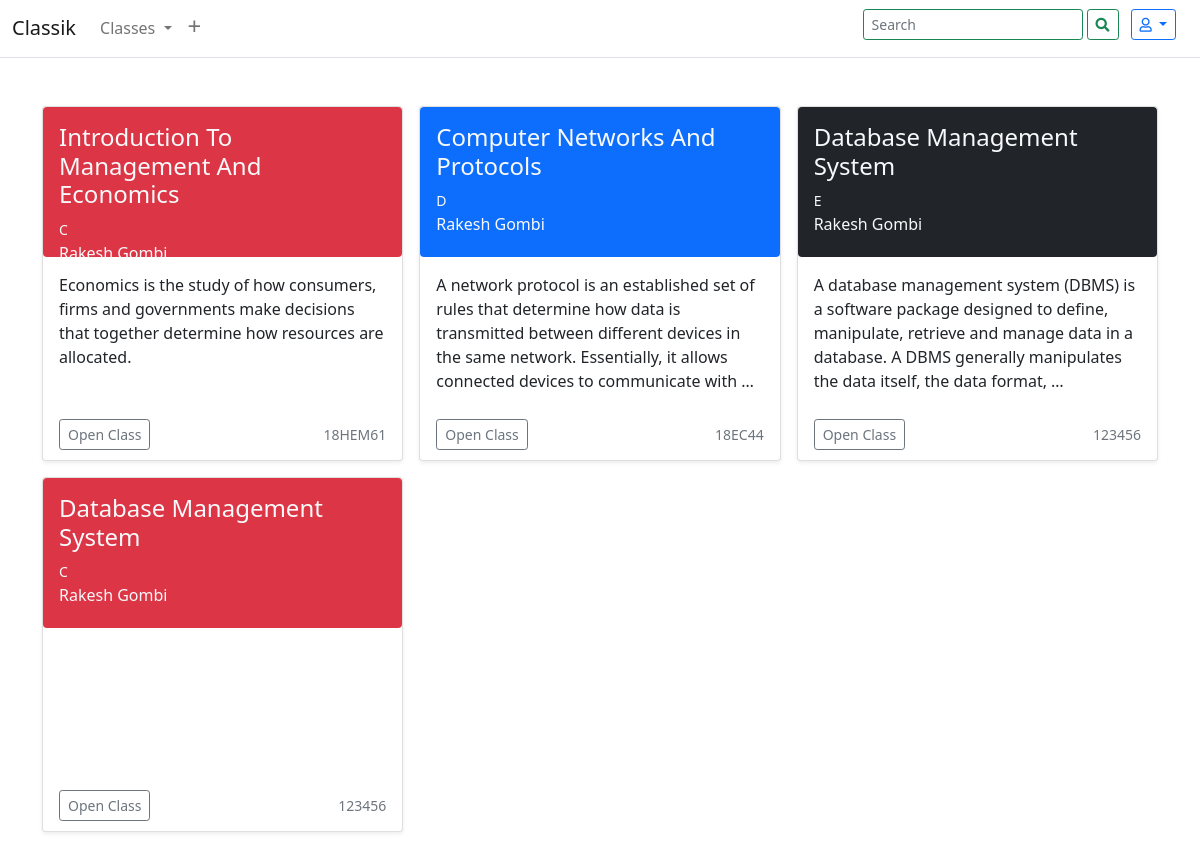
Before: /search/ (signed in) with the older database file.
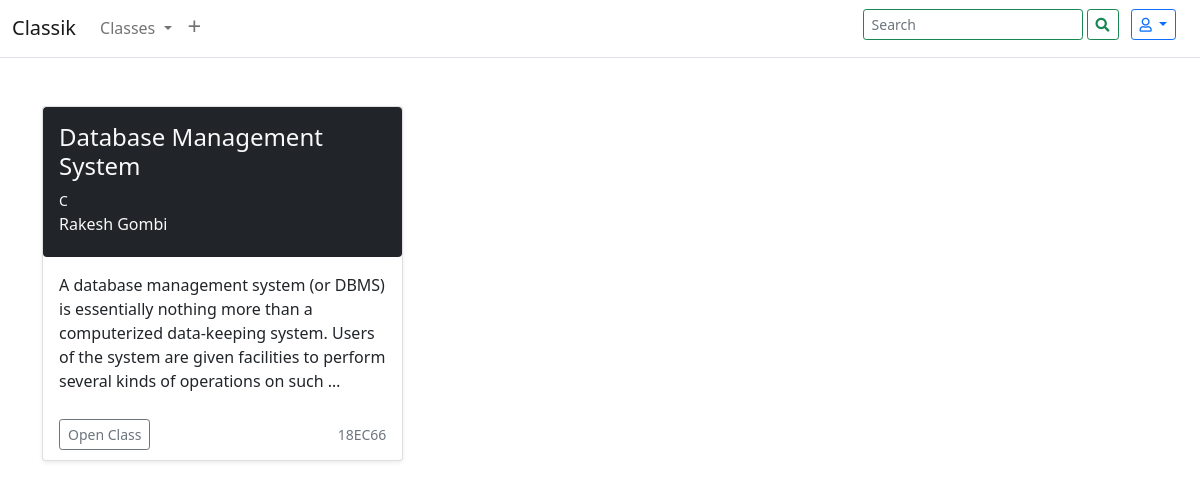
After: the same page with the newer database file.
### home/models.py (models this page shows)
class Course(models.Model):
    sno = models.AutoField(primary_key=True)
    courseCode = models.CharField(max_length=10)
    courseName = models.CharField(
        max_length=300, blank=True, null=True, default="")
    courseSection = models.CharField(
        max_length=300, blank=True, null=True, default="")
    courseDesc = models.TextField(blank=True, null=True, default="")
    courseRefNo = models.CharField(max_length=6)
    courseCreator = models.ForeignKey(
        User, on_delete=models.CASCADE, related_name="Creator")
    courseStudent = models.ManyToManyField(
        User, blank=True, related_name="Disciples")
    theme = models.CharField(default="", max_length=10)
    def __str__(self):
        return self.courseName

### home/views.py (the view)
# urls.py: path('search/', views.search, name="Search"),
def search(request):
    query = request.GET.get("query", "")
    courseName = Course.objects.filter(
        courseName__icontains=query, courseStudent=request.user)
    courseCode = Course.objects.filter(
        courseCode__icontains=query, courseStudent=request.user)
    courseDesc = Course.objects.filter(
        courseDesc__icontains=query, courseStudent=request.user)
    coursesection = Course.objects.filter(
        courseSection__icontains=query, courseStudent=request.user)
    courses = courseName.union(courseCode, courseDesc, coursesection)
    print(courses)
    return render(request, "search.html", {"courses": courses, 'query': query})

### templates/search.html (shortened to what this page needs)
{% extends 'base.html' %}
{% block body %}
<div class="album py-5">
  <div class="container">
    <div class="row row-cols-1 row-cols-sm-2 row-cols-md-3 g-3">
      {% if courses.count < 1 %}
      <div class="mx-auto card p-2 col">
      <p> Your search - <b>{{query}}</b> - did not match any documents.</p>
        <p>Suggestions:</p>
        <ul>
          <li> Make sure that all words are spelled correctly.</li>
          <li> Try different keywords.</li>
          <li> Try more general keywords. </li>
        </ul>
      </div>
        {% else %}
        {% for course in courses %}
        <div class="col rounded">
          <div class="card shadow-sm rounded" style="height:355px">
            <a href="/classroom/{{course.sno}}" class="text-decoration-none hover-effect">
              <div class="col bg-{{course.theme}} text-light p-3  rounded" style="height:150px">
                <h4 class="card-text" data-bs-toggle="tooltip" data-bs-placement="bottom"
                  title="Course Name: {{course.courseName|title}}">{{course.courseName|title|truncatechars:"50"}}</h4>
                <p class="card-text my-0"><small>{{course.courseSection|upper}}</small></p>
                <p class="card-text ">{{course.courseCreator.get_full_name|title}}</p>
              </div>
            </a>
            <div class="card-body">
              <p class="card-text" style="height:130px">{{course.courseDesc|truncatewords:30}}</p>
              <div class="d-flex justify-content-between align-items-center">
                <div class="btn-group">
                  <a href="/classroom/{{course.sno}}" class="btn btn-sm btn-outline-secondary">Open Class</a>
                </div>
                <small class="text-muted">{{course.courseCode|upper}}</small>
              </div>
            </div>
          </div>
        </div>
        {% endfor %}
        {% endif %}
    </div>
  </div>
</div>
{% endblock body %}

### templates/base.html (shortened to what this page needs)
<!doctype html>
<html lang="en">
{% load static %}
<head>
  <link href="https://cdn.jsdelivr.net/npm/bootstrap@5.0.2/dist/css/bootstrap.min.css" rel="stylesheet"
>
  <link rel="stylesheet" href="https://cdnjs.cloudflare.com/ajax/libs/font-awesome/5.15.3/css/all.min.css"
 />
</head>
<body>
  <nav class="navbar navbar-expand-lg navbar-light bg-white border-bottom sticky-top" id="navbar">
    <div class="container-fluid">
      <a class="navbar-brand" href="/" title="Logo">Classik</a>
      <div class="collapse navbar-collapse" id="navbarSupportedContent">
        <ul class="navbar-nav me-auto mb-2 mb-lg-0">
          <li class="nav-item dropdown">
            <a class="nav-link dropdown-toggle" href="#" id="navbarDropdown" role="button" data-bs-toggle="dropdown"
              aria-expanded="false">
              Classes
            </a>
          </li>
          <li class="nav-item dropdown">
            <a class="nav-link h4 py-0 pt-1" href="#" id="navbarDropdown" role="button" data-bs-toggle="dropdown"
              aria-expanded="false">
              +
            </a>
          </li>
        </ul>
      </div>
      <ul class="navbar-nav mb-2">
        <li class="nav-item ">
          <form class="d-flex" action="/search/" method="GET">
            <input class="form-control form-control-sm flex-auto me-1 border-success input-sm" type="search"
              placeholder="Search" aria-label="Search" name="query" id="query" style="border: 1px solid #50555c;"
              title="Search by coursename, teacher, code, description...">
            <button class="btn btn-outline-success btn-sm" type="submit"><i class="fa fa-search"
                aria-hidden="true"></i></button>
          </form>
        </li>
        <li class="nav-item mt-2 mx-md-2 mt-md-0">
          {% if request.user.is_authenticated %}
          <div class="dropdown mx-1">
            <a class="btn btn-outline-primary dropdown-toggle btn-sm" href="#" role="button" id="dropdownMenuLink"
              data-bs-toggle="dropdown" aria-expanded="false">
              <i class="far fa-user"></i>
            </a>
        </li>
      </ul>
      {% endif %}
    </div>
  </nav>
  <main style="min-height: 80vh" onscroll="myFunction()">
    {% block body %}{% endblock body %}
  </main>
</body>
</html>

Changed rows visible on the page:
removed Course: courseName "Introduction To Management And Economics", courseSection "C", courseCreator.get_full_name "Rakesh Gombi", courseDesc "Economics is the study of how consumers, firms and governments make decisions that together determine how resources are allocated.", courseCode "18HEM61", theme "danger" (drawn)
removed Course: courseName "Computer Networks And Protocols", courseSection "D", courseCreator.get_full_name "Rakesh Gombi", courseDesc "A network protocol is an established set of rules that determine how data is transmitted between different devices in the same network. Essentially, it allows connected devices to communicate with …", courseCode "18EC44", theme "primary" (drawn)
removed Course: courseName "Database Management System", courseSection "E", courseCreator.get_full_name "Rakesh Gombi", courseDesc "A database management system (DBMS) is a software package designed to define, manipulate, retrieve and manage data in a database. A DBMS generally manipulates the data itself, the data format, …", courseCode "123456", theme "dark" (drawn)
removed Course: courseName "Database Management System", courseSection "C", courseCreator.get_full_name "Rakesh Gombi", courseCode "123456", theme "danger" (drawn)
added Course: courseName "Database Management System", courseSection "C", courseCreator.get_full_name "Rakesh Gombi", courseDesc "A database management system (or DBMS) is essentially nothing more than a computerized data-keeping system. Users of the system are given facilities to perform several kinds of operations on such …", courseCode "18EC66", theme "dark" (drawn)
